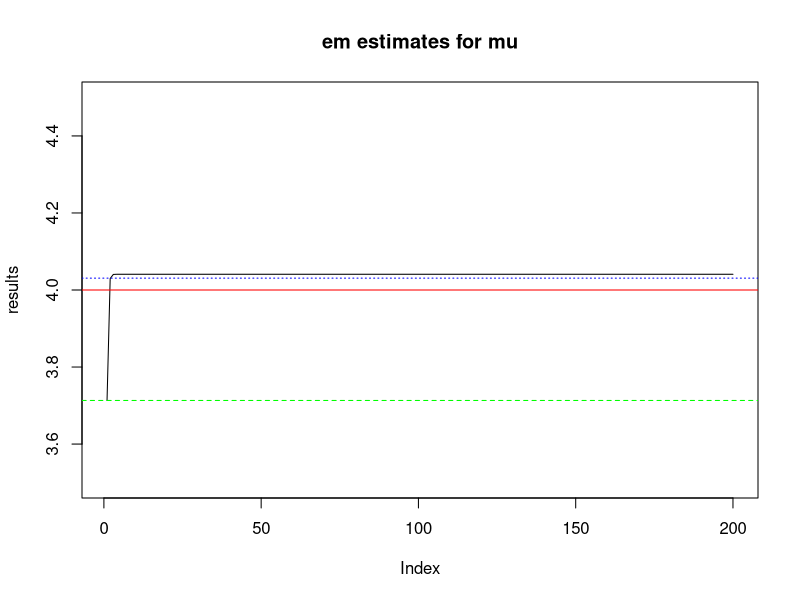
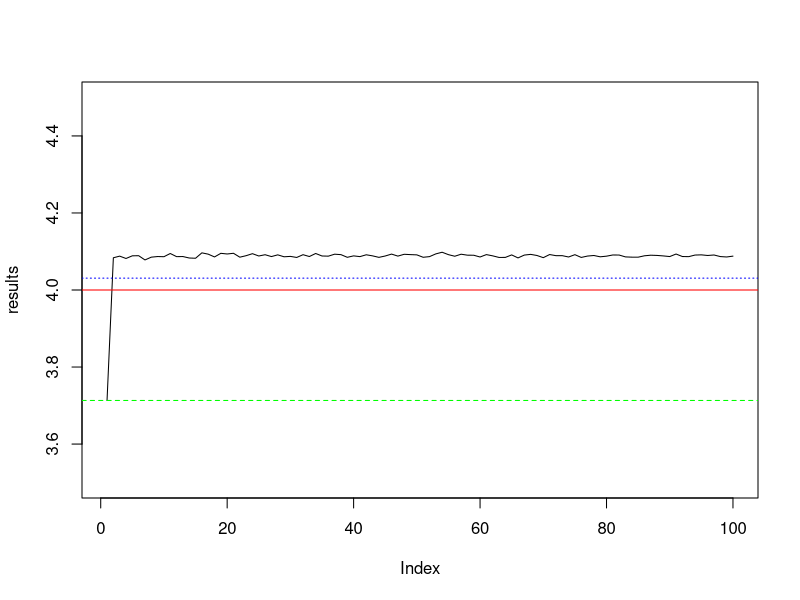

Reproduce these figures in R, in order.


## The First Exercise  
set.seed(5678)
theta = 5 ## theta
rate = 1/theta ## R takes rate

t = 5 ## time cut off
N = 100 ## sample size of ex 1
M = 50 ## sample size of ex 2
y = rexp(n = N, rate = rate)
x = rexp(n = M, rate = rate)
x = sort(x)
E = as.integer(x > t)  ## 0 & 1

#N.ybar = sum(y)
ybar = mean(y)
Z = sum(E)
t = 5



## The First Exercise  

theta.j = 0.1
theta.jp1 = 0.5
for(i in 1:10){
  theta.j = theta.jp1
  p = (exp(-t/theta.j)/(1-exp(-t/theta.j)))
  theta.jp1 = (N*ybar + Z*( t + theta.j) + (M-Z)*(theta.j - t*p) ) / (N+M)
  print(theta.jp1)
}


## compare results
print(theta.jp1) ## EM theta estimate
mean(y) ## compare against MLE from observed data
mean(c(y, x)) ## compare against complete-data
## note, results will vary if you remove seed









## EM Normal Example  

set.seed(2345)
n = 100
mu = 4
sd = 1
x = rnorm(n, mu, sd) ## generate some data
c = 5 ## time cut off
w = x[x < c] ## obtain samples before time cut off
m = sum(x < c) ## number of observed samples
wbar = mean(w) ## observed mean
r = n - m ## difference in sample size


## EM Normal Example  
N = 200
mu_new = wbar
results = numeric(N)
for(i in 1:N){
    results[i] = mu_new
    mu_old = mu_new
    mu_new = m*wbar/n + (r*mu_old/n) + 
      (r/n)*sd*(dnorm(c - mu_old))/(1 - pnorm(c - mu_old))  ## r/n instead of 1/n
    #print(mu_new)
}

print(tail(results))





## EM Normal Example  
plot(results, type = "l", main = "em estimates for mu", ylim = c(3.5, 4.5))
abline(h = mu, col = "red")
abline(h = wbar, col = "green", lty = 2)
abline(h = mean(x), col = "blue", lty = 3)



## Monte Carlo EM 

#A MC flavor of the EM algorithm

#1. Draw missing data sets $\mathbf{Z_1, Z_2, ..., Z_m} \sim f_{Z|X}(z | x, \theta_i)$ where each $\mathbf{Z_i}$ is a vector of all missing values needed to complete the observed data set $( \mathbf{X, Z} )$.

#2. Calculate $\bar{Q}(\theta | \theta_{i-1}, X, \mathbf{Z_1, ..., Z_m}) = \frac{1}{m} \sum_{i=1}^m Q(\theta | \theta_{i-1}, X, \mathbf{Z_i} )$

## EM Normal Example | Monte Carlo EM 

set.seed(2345)
n = 100
mu = 4
sd = 1
x = rnorm(n, mu, sd)
c = 5
w = x[x < c]
m = sum(x < c)
wbar = mean(w)
r = n - m


## EM Normal Example| Monte Carlo EM   

M = 10
N = 100
mu_new = wbar
results = numeric(N)
for(i in 1:N){
    results[i] = mu_new
    mu_old = mu_new
    ## abs(N(0,1)) + mu_old + (c - mu_old) to *approximate*
    ## the truncated samples we need
    Z = matrix(data = (c - mu_old) + (mu_old +  abs(rnorm(n = r*M, mean = 0, sd = 1))), 
        nrow = r, ncol = M)
    mu_new = (m*wbar/n) + mean(colMeans(Z))*r/n
    M = M + 1
}


## EM Normal Example| Monte Carlo EM   


plot(results, type = "l", ylim = c(3.5, 4.5))
abline(h = mu, col = "red")
abline(h = wbar, col = "green", lty = 2)
abline(h = mean(x), col = "blue", lty = 3)
